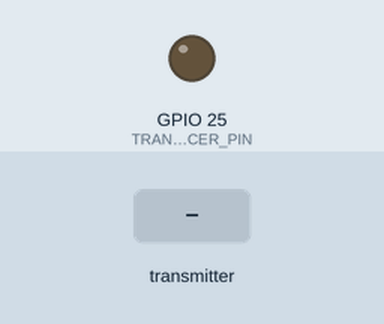
Recording of a sketch running on a simulated ESP32. Shown: output pins drawn as LEDs (lit = HIGH). Inputs (shaded band) come from the test bench. What the sketch prints to the serial monitor is not drawn.

Above: at 1.2 s.
1.3 s: the transmitter starts sending amp = 25
At 2.5 s:
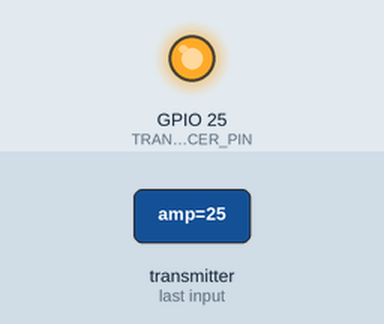
2.8 s: the transmitter starts sending amp = 0
At 3.9 s:
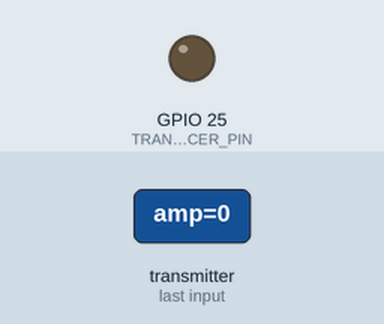
4.3 s: the transmitter starts sending amp = 50
At 5.0 s:
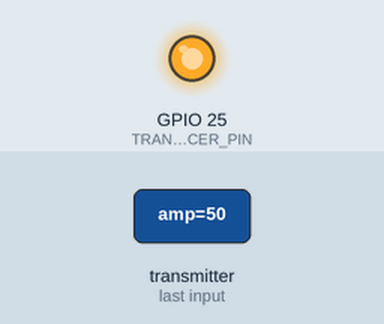
Timing chart, 0 to 7.3 s (numbered marks = the images above; inputs shaded):
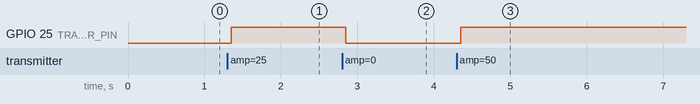

Measured:
- after the input at 1.3 s, GPIO 25 (TRANSDUCER_PIN): LOW → HIGH after 0.05 s
- after the input at 2.8 s, GPIO 25 (TRANSDUCER_PIN): HIGH → LOW after 0.05 s
- after the input at 4.3 s, GPIO 25 (TRANSDUCER_PIN): LOW → HIGH after 0.05 s

The sketch:

esp32_swarm.ino
```cpp
/*
 * Echo Grid Ultrasonic OS — ESP32 Swarm Node
 * Receives phase/amp/freq packets and drives a local ultrasonic transducer.
 * Uses ESP-NOW for low-latency distributed synchronization.
 */

#include <esp_now.h>
#include <WiFi.h>

const int TRANSDUCER_PIN = 25;   // PWM-capable pin
const int PWM_CHANNEL    = 0;
const int PWM_RES        = 8;    // 8-bit duty
const int BASE_FREQ      = 40000;

// Simple packet structure (expand as needed)
typedef struct {
  uint8_t x;
  uint8_t y;
  float   freq;
  float   amp;
  float   phase;
} EchoPacket;

void OnDataRecv(const uint8_t *mac, const uint8_t *incomingData, int len) {
  if (len < sizeof(EchoPacket)) return;

  EchoPacket pkt;
  memcpy(&pkt, incomingData, sizeof(pkt));

  // Update local PWM frequency and duty
  ledcSetup(PWM_CHANNEL, (uint32_t)pkt.freq, PWM_RES);
  ledcAttachPin(TRANSDUCER_PIN, PWM_CHANNEL);

  uint32_t duty = (uint32_t)(pkt.amp * 255.0f);
  ledcWrite(PWM_CHANNEL, duty);

  // Optional: Serial debug
  // Serial.printf("Node update: f=%.1f  A=%.2f\n", pkt.freq, pkt.amp);
}

void setup() {
  Serial.begin(115200);
  WiFi.mode(WIFI_STA);

  if (esp_now_init() != ESP_OK) {
    Serial.println("ESP-NOW init failed");
    return;
  }

  esp_now_register_recv_cb(OnDataRecv);

  // Default 40 kHz idle
  ledcSetup(PWM_CHANNEL, BASE_FREQ, PWM_RES);
  ledcAttachPin(TRANSDUCER_PIN, PWM_CHANNEL);
  ledcWrite(PWM_CHANNEL, 0);

  Serial.println("Echo Grid ESP32 node ready");
}

void loop() {
  // Heartbeat / local diagnostics can go here
  delay(100);
}
```
